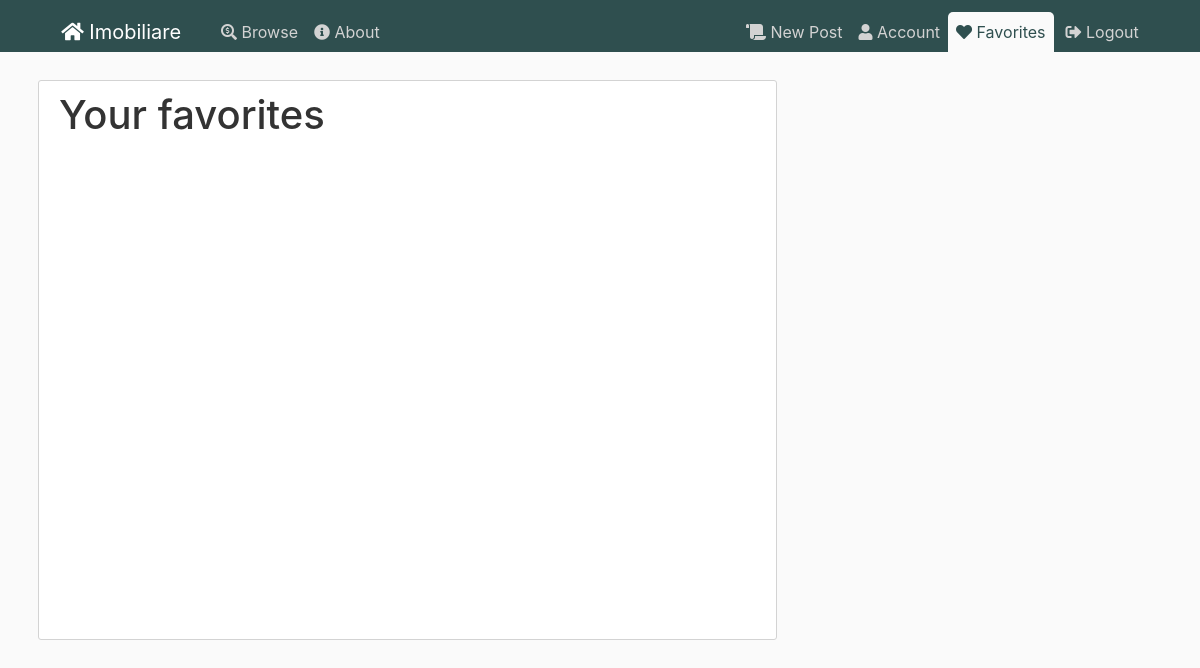
The page /favorites (signed in) on the database as committed earlier.
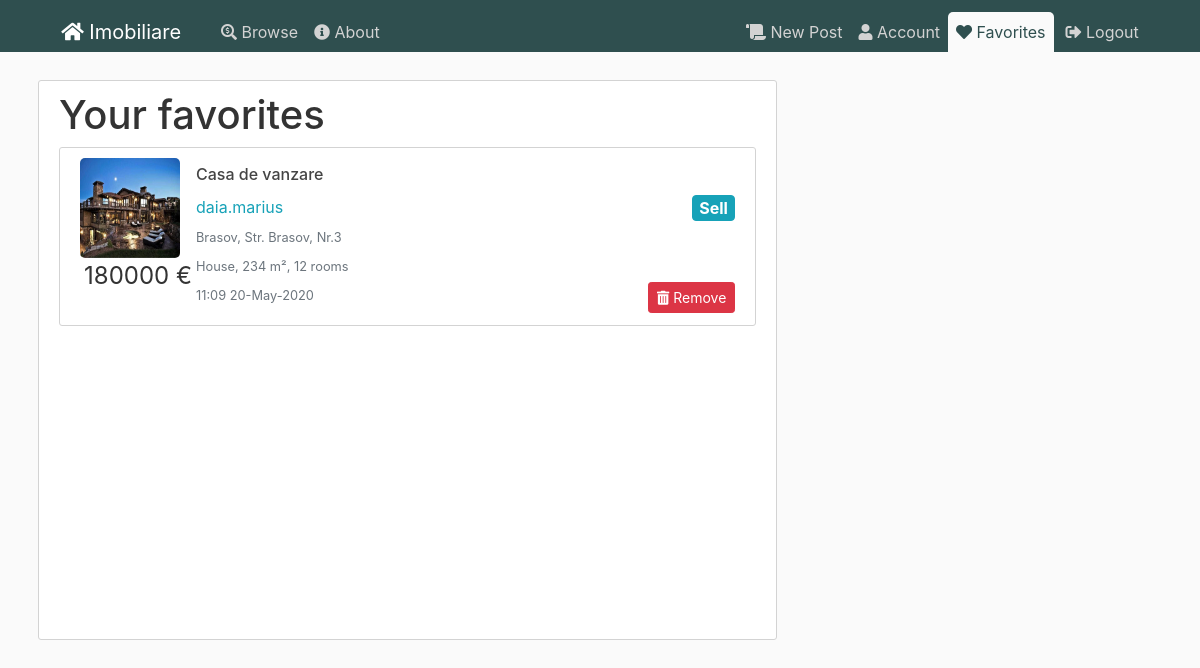
The same page on the database as committed later.
### flaskblog/models.py (models this page shows, shortened)
class Post(db.Model):
    id = db.Column(db.Integer, primary_key=True)
    title = db.Column(db.String(100), nullable=False)
    date_posted = db.Column(db.DateTime, nullable=False, default=datetime.utcnow)
    content = db.Column(db.Text, nullable=False)
    user_id = db.Column(db.Integer, db.ForeignKey('user.id'), nullable=False)
    city_id = db.Column(db.Integer, db.ForeignKey('city.id'), nullable=False)
    anouncement_type = db.Column(db.String(20), nullable=False)
    house_type = db.Column(db.String(20), nullable=False)
    price = db.Column(db.Integer, nullable=False)
    square_meters = db.Column(db.Integer, nullable=False)
    number_rooms = db.Column(db.Integer, nullable=False)
    address = db.Column(db.String(100), nullable=False)
    phonenumber = db.Column(db.String(15), nullable=True)
    post = db.relationship('Image')
    favorited = db.relationship('User', secondary=user_favorites)

class Image(db.Model):
    id = db.Column(db.Integer, primary_key=True)
    name = db.Column(db.String(100), nullable=False)
    post_id = db.Column(db.Integer, db.ForeignKey('post.id'), nullable=False)
    post = db.relationship('Post', backref='images', lazy=True)

class User(db.Model, UserMixin):
    id = db.Column(db.Integer, primary_key=True)
    username = db.Column(db.String(20), unique=True, nullable=False)
    email = db.Column(db.String(120), unique=True, nullable=False)
    phonenumber = db.Column(db.String(15), nullable=False)
    image_file = db.Column(db.String(20), nullable=False, default='default.jpg')
    password = db.Column(db.String(60), nullable=False)
    posts = db.relationship('Post', backref='author', lazy=True)
    favorites = db.relationship('Post', secondary=user_favorites)

class City(db.Model):
    id = db.Column(db.Integer, primary_key=True)
    name = db.Column(db.String(100), nullable=False)
    country_id = db.Column(db.Integer, db.ForeignKey('country.id'), nullable=False)
    country = db.relationship('Country', back_populates="cities")
    posts = db.relationship('Post', backref='city', lazy=True)

### flaskblog/users/routes.py (the view)
@users.route("/favorites", methods=['GET'])
def favorites():
    user = User.query.get_or_404(current_user.id)
    posts = user.favorites
    print("aaawwdw")
    return render_template('favorites.html', title='Favorites',posts=posts)

### flaskblog/models.py (called while the page is built)
@login_manager.user_loader
def load_user(user_id):
    return User.query.get(int(user_id))

### flaskblog/templates/favorites.html
{% extends "layout.html" %}
{% set active_page = "favorites" %}
{% block content %}
    <div class="content-section content-fit">
        <h1>Your favorites</h1>
        {% for post in posts %}
      <article class="media content-section table-row" data-href="{{ url_for('posts.post', post_id=post.id) }}">
        <div class="article-metadata">
          {% if post.images[0] %}
          <img class="article-img" src="/static/post_pics/{{post.images[0].name}}">
          {% else %}
          <img class="rounded-circle article-img" src="{{ url_for('static', filename='defaults/house.png') }}">
          {% endif %}
          <p class="article-price text-center">{{post.price}} €</p>
        </div>
        <div class="media-body">
          <h4><a class="article-title" href="{{ url_for('posts.post', post_id=post.id) }}">{{ post.title }}</a></h4>
          <div class="article-metadata">
            <a class="mr-2"
              href="{{ url_for('users.user_posts', username=post.author.username) }}">{{ post.author.username }}</a>
            <a class="btn btn-info badge float-right article-type">{{ post.anouncement_type }}</a>
          </div>
          <div class="article-metadata">
            <small class="text-muted">{{post.city.name}}, {{post.address}}</small>
          </div>
          <div class="article-metadata">
            <small class="text-muted">{{post.house_type}}, {{post.square_meters}} m², {{post.number_rooms}} rooms</small>
          </div>
          <div class="article-metadata">
            <small class="text-muted">{{ post.date_posted.strftime('%H:%M %d-%B-%Y') }}</small>
            <button class="btn btn-sm btn-danger float-right"><i class="fas fa-trash-alt"></i> Remove</button>
          </div>
        </div>
      </article>
      {% endfor %}
    </div>
{% endblock content %}

Rows that differ between the two databases and show on the page:
now on this page (row edited): Post: name (picture), price "180000", title "Casa de vanzare", author.username "daia.marius", anouncement_type "Sell", city.name "Brasov", address "Str. Brasov, Nr.3", house_type "House", square_meters "234", number_rooms "12", date_posted "11:09 20-May-2020"
